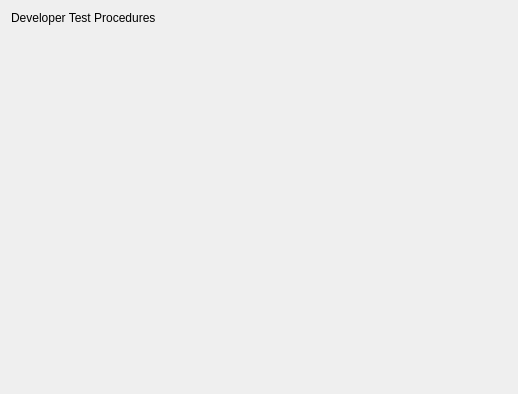
<?xml version="1.0" encoding="UTF-8"?>
<ui version="4.0">
 <class>CWE_Debug_Widget</class>
 <widget class="QWidget" name="CWE_Debug_Widget">
  <property name="geometry">
   <rect>
    <x>0</x>
    <y>0</y>
    <width>518</width>
    <height>394</height>
   </rect>
  </property>
  <property name="windowTitle">
   <string>Form</string>
  </property>
  <layout class="QGridLayout" name="gridLayout">
   <item row="2" column="1">
    <spacer name="verticalSpacer">
     <property name="orientation">
      <enum>Qt::Vertical</enum>
     </property>
     <property name="sizeHint" stdset="0">
      <size>
       <width>20</width>
       <height>40</height>
      </size>
     </property>
    </spacer>
   </item>
   <item row="0" column="0" colspan="3">
    <widget class="QLabel" name="label_3">
     <property name="text">
      <string>Developer Test Procedures</string>
     </property>
    </widget>
   </item>
   <item row="1" column="0">
    <spacer name="horizontalSpacer">
     <property name="orientation">
      <enum>Qt::Horizontal</enum>
     </property>
     <property name="sizeType">
      <enum>QSizePolicy::Preferred</enum>
     </property>
     <property name="sizeHint" stdset="0">
      <size>
       <width>20</width>
       <height>20</height>
      </size>
     </property>
    </spacer>
   </item>
  </layout>
 </widget>
 <resources/>
 <connections/>
</ui>
